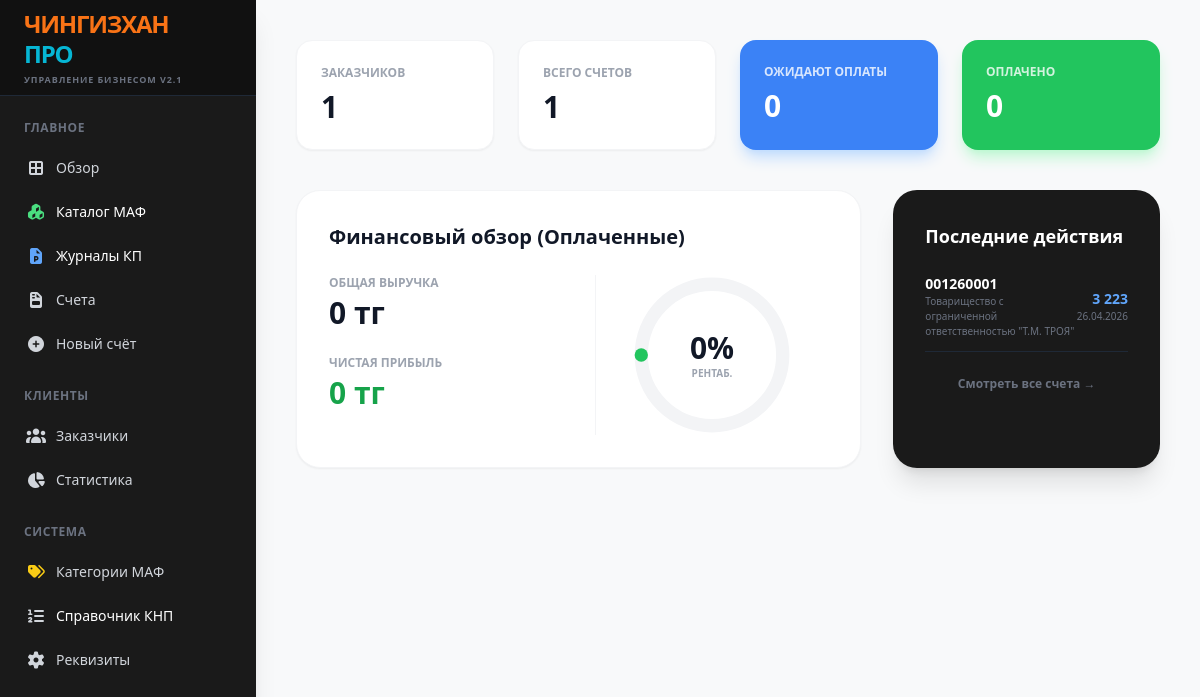
Before: / with the older database file.
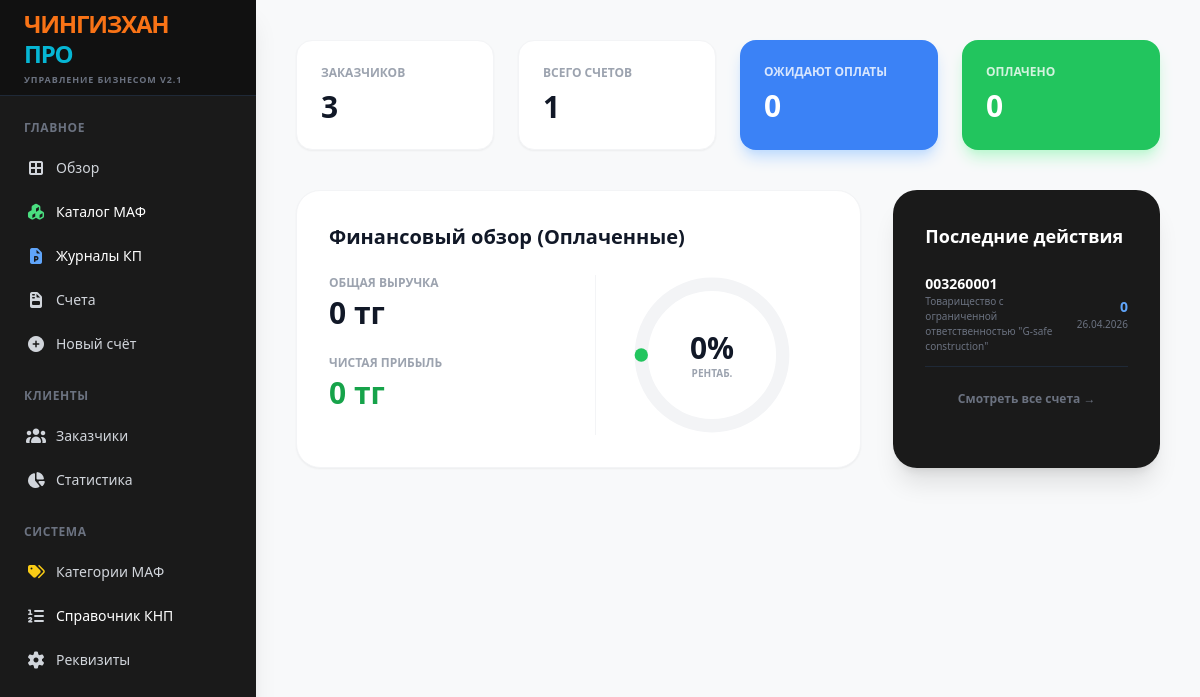
After: the same page with the newer database file.
### tables this page shows
CREATE TABLE invoices (id TEXT PRIMARY KEY, client_id TEXT, date TEXT, subtotal REAL, vat_rate REAL, vat_amount REAL, total REAL, status INTEGER DEFAULT 0, knp TEXT DEFAULT "859", markup REAL DEFAULT 0);

CREATE TABLE clients (id TEXT PRIMARY KEY, name TEXT, bin TEXT, contact TEXT, address TEXT);

### app.py (the view)
@app.route('/')
def dashboard():
    with sqlite3.connect(DB_NAME) as conn:
        c = conn.cursor()
        stats = {'clients': c.execute("SELECT COUNT(*) FROM clients").fetchone()[0], 'invoices': c.execute("SELECT COUNT(*) FROM invoices").fetchone()[0], 'drafts': c.execute("SELECT COUNT(*) FROM invoices WHERE status = 0").fetchone()[0], 'pending': c.execute("SELECT COUNT(*) FROM invoices WHERE status = 1").fetchone()[0], 'paid': c.execute("SELECT COUNT(*) FROM invoices WHERE status = 2").fetchone()[0]}
        paid_invoices = c.execute("SELECT id, total FROM invoices WHERE status = 2").fetchall()
        total_revenue = sum(inv[1] for inv in paid_invoices)
        total_costs = 0
        for inv in paid_invoices:
            costs = c.execute("SELECT SUM(value) FROM internal_costs WHERE invoice_id = ?", (inv[0],)).fetchone()[0]
            if costs: total_costs += costs
        fin_stats = {'revenue': total_revenue, 'costs': total_costs, 'profit': total_revenue - total_costs, 'margin': ((total_revenue - total_costs) / total_revenue * 100) if total_revenue > 0 else 0}
        recent = c.execute("SELECT i.id, c.name, i.date, i.total, i.status FROM invoices i LEFT JOIN clients c ON i.client_id = c.id ORDER BY i.date DESC LIMIT 5").fetchall()
    return render_template('dashboard.html', **stats, fin_stats=fin_stats, recent=recent)

### templates/dashboard.html
{% extends "base.html" %}
{% block content %}
<div class="p-10 max-w-7xl mx-auto">
    <div class="grid grid-cols-4 gap-6 mb-10">
        <div class="bg-white p-6 rounded-2xl shadow-sm border border-gray-100"><div class="text-gray-400 text-xs font-bold uppercase mb-2">Заказчиков</div><div class="text-3xl font-black text-gray-900">{{ clients }}</div></div>
        <div class="bg-white p-6 rounded-2xl shadow-sm border border-gray-100"><div class="text-gray-400 text-xs font-bold uppercase mb-2">Всего счетов</div><div class="text-3xl font-black text-gray-900">{{ invoices }}</div></div>
        <div class="bg-blue-500 p-6 rounded-2xl shadow-lg shadow-blue-200 text-white"><div class="opacity-80 text-xs font-bold uppercase mb-2">Ожидают оплаты</div><div class="text-3xl font-black">{{ pending }}</div></div>
        <div class="bg-green-500 p-6 rounded-2xl shadow-lg shadow-green-200 text-white"><div class="opacity-80 text-xs font-bold uppercase mb-2">Оплачено</div><div class="text-3xl font-black">{{ paid }}</div></div>
    </div>
    <div class="grid grid-cols-3 gap-8 mb-10">
        <div class="col-span-2 bg-white p-8 rounded-3xl shadow-sm border border-gray-100">
            <h3 class="text-xl font-black text-gray-900 mb-6">Финансовый обзор (Оплаченные)</h3>
            <div class="grid grid-cols-2 gap-8">
                <div class="space-y-6">
                    <div><p class="text-gray-400 text-xs font-bold uppercase mb-1">Общая выручка</p><p class="text-3xl font-black text-gray-900">{{ '{:,.0f}'.format(fin_stats.revenue).replace(',', ' ') }} тг</p></div>
                    <div><p class="text-gray-400 text-xs font-bold uppercase mb-1">Чистая прибыль</p><p class="text-3xl font-black text-green-600">{{ '{:,.0f}'.format(fin_stats.profit).replace(',', ' ') }} тг</p></div>
                </div>
                <div class="flex flex-col items-center justify-center border-l border-gray-100">
                    <div class="relative w-40 h-40">
                        <svg class="w-full h-full transform -rotate-90" viewBox="0 0 36 36">
                            <path class="text-gray-100" stroke-width="3" stroke="currentColor" fill="none" d="M18 2.0845 a 15.9155 15.9155 0 0 1 0 31.831 a 15.9155 15.9155 0 0 1 0 -31.831" />
                            <path class="text-green-500 transition-all duration-1000 ease-out" stroke-width="3" stroke-dasharray="{{ fin_stats.margin }}, 100" stroke-linecap="round" stroke="currentColor" fill="none" d="M18 2.0845 a 15.9155 15.9155 0 0 1 0 31.831 a 15.9155 15.9155 0 0 1 0 -31.831" />
                        </svg>
                        <div class="absolute inset-0 flex flex-col items-center justify-center">
                            <span class="text-3xl font-black text-gray-900">{{ fin_stats.margin|round|int }}%</span>
                            <span class="text-[10px] font-bold text-gray-400 uppercase">Рентаб.</span>
                        </div>
                    </div>
                </div>
            </div>
        </div>
        <div class="bg-[#1a1a1a] p-8 rounded-3xl shadow-xl text-white">
            <h3 class="text-lg font-bold mb-6">Последние действия</h3>
            <div class="space-y-4">
                {% for r in recent %}
                <div class="flex justify-between items-center border-b border-gray-800 pb-3">
                    <div><p class="font-bold text-sm">{{ r[0] }}</p><p class="text-[10px] text-gray-500">{{ r[1] }}</p></div>
                    <div class="text-right"><p class="font-bold text-sm text-blue-400">{{ '{:,.0f}'.format(r[3]).replace(',', ' ') }}</p><p class="text-[10px] text-gray-500">{{ r[2] }}</p></div>
                </div>
                {% endfor %}
            </div>
            <a href="/invoices" class="block text-center mt-6 text-xs font-bold text-gray-500 hover:text-white transition">Смотреть все счета →</a>
        </div>
    </div>
</div>
{% endblock %}

Changed rows visible on the page:
removed invoices: id "001260001", name "Товарищество с ограниченной ответственностью \"Т.М. ТРОЯ\"", total "3 223", date "26.04.2026"
added invoices: id "003260001", name "Товарищество с ограниченной ответственностью \"G-safe construction\"", total "0", date "26.04.2026"
Other visible differences:
{{ clients }}: "1" → "3"
